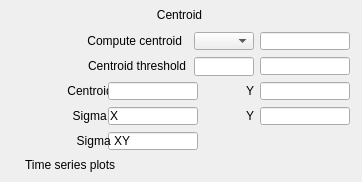
   <widget class="caFrame" name="caFrame_15">
    <property name="geometry">
     <rect>
      <x>390</x>
      <y>280</y>
      <width>362</width>
      <height>182</height>
     </rect>
    </property>
    <widget class="caLabel" name="caLabel_22">
     <property name="geometry">
      <rect>
       <x>4</x>
       <y>81</y>
       <width>120</width>
       <height>20</height>
      </rect>
     </property>
     <property name="frameShape">
      <enum>QFrame::NoFrame</enum>
     </property>
     <property name="text">
      <string>Centroid X</string>
     </property>
     <property name="alignment">
      <set>Qt::AlignAbsolute|Qt::AlignRight|Qt::AlignTrailing|Qt::AlignVCenter</set>
     </property>
     <property name="fontScaleMode">
      <enum>ESimpleLabel::WidthAndHeight</enum>
     </property>
     <property name="foreground">
      <color>
       <red>0</red>
       <green>0</green>
       <blue>0</blue>
      </color>
     </property>
     <property name="background">
      <color alpha="0">
       <red>0</red>
       <green>0</green>
       <blue>0</blue>
      </color>
     </property>
    </widget>
    <widget class="caLineEdit" name="caLineEdit_14">
     <property name="geometry">
      <rect>
       <x>108</x>
       <y>82</y>
       <width>90</width>
       <height>18</height>
      </rect>
     </property>
     <property name="alignment">
      <set>Qt::AlignAbsolute|Qt::AlignLeading|Qt::AlignLeft|Qt::AlignVCenter</set>
     </property>
     <property name="channel" stdset="0">
      <string>$(P)$(R)CentroidX_RBV</string>
     </property>
     <property name="foreground">
      <color>
       <red>10</red>
       <green>0</green>
       <blue>184</blue>
      </color>
     </property>
     <property name="background">
      <color>
       <red>187</red>
       <green>187</green>
       <blue>187</blue>
      </color>
     </property>
     <property name="colorMode">
      <enum>caLineEdit::Static</enum>
     </property>
     <property name="precisionMode">
      <enum>caLineEdit::Channel</enum>
     </property>
     <property name="limitsMode">
      <enum>caLineEdit::Channel</enum>
     </property>
     <property name="maxValue">
      <double>1.000000000000000</double>
     </property>
     <property name="minValue">
      <double>0.000000000000000</double>
     </property>
     <property name="fontScaleMode">
      <enum>caLineEdit::WidthAndHeight</enum>
     </property>
     <property name="formatType">
      <enum>caLineEdit::decimal</enum>
     </property>
    </widget>
    <widget class="caLineEdit" name="caLineEdit_15">
     <property name="geometry">
      <rect>
       <x>260</x>
       <y>82</y>
       <width>90</width>
       <height>18</height>
      </rect>
     </property>
     <property name="alignment">
      <set>Qt::AlignAbsolute|Qt::AlignLeading|Qt::AlignLeft|Qt::AlignVCenter</set>
     </property>
     <property name="channel" stdset="0">
      <string>$(P)$(R)CentroidY_RBV</string>
     </property>
     <property name="foreground">
      <color>
       <red>10</red>
       <green>0</green>
       <blue>184</blue>
      </color>
     </property>
     <property name="background">
      <color>
       <red>187</red>
       <green>187</green>
       <blue>187</blue>
      </color>
     </property>
     <property name="colorMode">
      <enum>caLineEdit::Static</enum>
     </property>
     <property name="precisionMode">
      <enum>caLineEdit::Channel</enum>
     </property>
     <property name="limitsMode">
      <enum>caLineEdit::Channel</enum>
     </property>
     <property name="maxValue">
      <double>1.000000000000000</double>
     </property>
     <property name="minValue">
      <double>0.000000000000000</double>
     </property>
     <property name="fontScaleMode">
      <enum>caLineEdit::WidthAndHeight</enum>
     </property>
     <property name="formatType">
      <enum>caLineEdit::decimal</enum>
     </property>
    </widget>
    <widget class="caLabel" name="caLabel_23">
     <property name="geometry">
      <rect>
       <x>224</x>
       <y>81</y>
       <width>30</width>
       <height>20</height>
      </rect>
     </property>
     <property name="frameShape">
      <enum>QFrame::NoFrame</enum>
     </property>
     <property name="text">
      <string>Y</string>
     </property>
     <property name="alignment">
      <set>Qt::AlignAbsolute|Qt::AlignRight|Qt::AlignTrailing|Qt::AlignVCenter</set>
     </property>
     <property name="fontScaleMode">
      <enum>ESimpleLabel::WidthAndHeight</enum>
     </property>
     <property name="foreground">
      <color>
       <red>0</red>
       <green>0</green>
       <blue>0</blue>
      </color>
     </property>
     <property name="background">
      <color alpha="0">
       <red>0</red>
       <green>0</green>
       <blue>0</blue>
      </color>
     </property>
    </widget>
    <widget class="caLineEdit" name="caLineEdit_16">
     <property name="geometry">
      <rect>
       <x>260</x>
       <y>107</y>
       <width>90</width>
       <height>18</height>
      </rect>
     </property>
     <property name="alignment">
      <set>Qt::AlignAbsolute|Qt::AlignLeading|Qt::AlignLeft|Qt::AlignVCenter</set>
     </property>
     <property name="channel" stdset="0">
      <string>$(P)$(R)SigmaY_RBV</string>
     </property>
     <property name="foreground">
      <color>
       <red>10</red>
       <green>0</green>
       <blue>184</blue>
      </color>
     </property>
     <property name="background">
      <color>
       <red>187</red>
       <green>187</green>
       <blue>187</blue>
      </color>
     </property>
     <property name="colorMode">
      <enum>caLineEdit::Static</enum>
     </property>
     <property name="precisionMode">
      <enum>caLineEdit::Channel</enum>
     </property>
     <property name="limitsMode">
      <enum>caLineEdit::Channel</enum>
     </property>
     <property name="maxValue">
      <double>1.000000000000000</double>
     </property>
     <property name="minValue">
      <double>0.000000000000000</double>
     </property>
     <property name="fontScaleMode">
      <enum>caLineEdit::WidthAndHeight</enum>
     </property>
     <property name="formatType">
      <enum>caLineEdit::decimal</enum>
     </property>
    </widget>
    <widget class="caLabel" name="caLabel_24">
     <property name="geometry">
      <rect>
       <x>224</x>
       <y>106</y>
       <width>30</width>
       <height>20</height>
      </rect>
     </property>
     <property name="frameShape">
      <enum>QFrame::NoFrame</enum>
     </property>
     <property name="text">
      <string>Y</string>
     </property>
     <property name="alignment">
      <set>Qt::AlignAbsolute|Qt::AlignRight|Qt::AlignTrailing|Qt::AlignVCenter</set>
     </property>
     <property name="fontScaleMode">
      <enum>ESimpleLabel::WidthAndHeight</enum>
     </property>
     <property name="foreground">
      <color>
       <red>0</red>
       <green>0</green>
       <blue>0</blue>
      </color>
     </property>
     <property name="background">
      <color alpha="0">
       <red>0</red>
       <green>0</green>
       <blue>0</blue>
      </color>
     </property>
    </widget>
    <widget class="caMenu" name="caMenu_4">
     <property name="geometry">
      <rect>
       <x>194</x>
       <y>32</y>
       <width>60</width>
       <height>18</height>
      </rect>
     </property>
     <property name="channel" stdset="0">
      <string>$(P)$(R)ComputeCentroid</string>
     </property>
     <property name="colorMode">
      <enum>caMenu::Static</enum>
     </property>
     <property name="foreground">
      <color>
       <red>0</red>
       <green>0</green>
       <blue>0</blue>
      </color>
     </property>
     <property name="background">
      <color>
       <red>115</red>
       <green>223</green>
       <blue>255</blue>
      </color>
     </property>
    </widget>
    <widget class="caLineEdit" name="caLineEdit_17">
     <property name="geometry">
      <rect>
       <x>260</x>
       <y>32</y>
       <width>90</width>
       <height>18</height>
      </rect>
     </property>
     <property name="alignment">
      <set>Qt::AlignAbsolute|Qt::AlignLeading|Qt::AlignLeft|Qt::AlignVCenter</set>
     </property>
     <property name="channel" stdset="0">
      <string>$(P)$(R)ComputeCentroid_RBV</string>
     </property>
     <property name="foreground">
      <color>
       <red>10</red>
       <green>0</green>
       <blue>184</blue>
      </color>
     </property>
     <property name="background">
      <color>
       <red>70</red>
       <green>70</green>
       <blue>70</blue>
      </color>
     </property>
     <property name="colorMode">
      <enum>caLineEdit::Alarm_Static</enum>
     </property>
     <property name="precisionMode">
      <enum>caLineEdit::Channel</enum>
     </property>
     <property name="limitsMode">
      <enum>caLineEdit::Channel</enum>
     </property>
     <property name="maxValue">
      <double>1.000000000000000</double>
     </property>
     <property name="minValue">
      <double>0.000000000000000</double>
     </property>
     <property name="fontScaleMode">
      <enum>caLineEdit::WidthAndHeight</enum>
     </property>
     <property name="formatType">
      <enum>caLineEdit::decimal</enum>
     </property>
    </widget>
    <widget class="caLabel" name="caLabel_25">
     <property name="geometry">
      <rect>
       <x>-10</x>
       <y>31</y>
       <width>192</width>
       <height>20</height>
      </rect>
     </property>
     <property name="frameShape">
      <enum>QFrame::NoFrame</enum>
     </property>
     <property name="text">
      <string>Compute centroid</string>
     </property>
     <property name="alignment">
      <set>Qt::AlignAbsolute|Qt::AlignRight|Qt::AlignTrailing|Qt::AlignVCenter</set>
     </property>
     <property name="fontScaleMode">
      <enum>ESimpleLabel::WidthAndHeight</enum>
     </property>
     <property name="foreground">
      <color>
       <red>0</red>
       <green>0</green>
       <blue>0</blue>
      </color>
     </property>
     <property name="background">
      <color alpha="0">
       <red>0</red>
       <green>0</green>
       <blue>0</blue>
      </color>
     </property>
    </widget>
    <widget class="caFrame" name="caFrame_16">
     <property name="geometry">
      <rect>
       <x>125</x>
       <y>5</y>
       <width>112</width>
       <height>23</height>
      </rect>
     </property>
     <widget class="caGraphics" name="caRectangle_9">
      <property name="geometry">
       <rect>
        <x>0</x>
        <y>0</y>
        <width>110</width>
        <height>21</height>
       </rect>
      </property>
      <property name="foreground">
       <color>
        <red>218</red>
        <green>218</green>
        <blue>218</blue>
       </color>
      </property>
      <property name="linestyle" stdset="0">
       <enum>caGraphics::Solid</enum>
      </property>
      <property name="fillstyle" stdset="0">
       <enum>caGraphics::Filled</enum>
      </property>
      <property name="lineColor">
       <color>
        <red>218</red>
        <green>218</green>
        <blue>218</blue>
       </color>
      </property>
      <property name="form">
       <enum>caGraphics::Rectangle</enum>
      </property>
     </widget>
     <widget class="caLabel" name="caLabel_26">
      <property name="geometry">
       <rect>
        <x>3</x>
        <y>0</y>
        <width>103</width>
        <height>20</height>
       </rect>
      </property>
      <property name="frameShape">
       <enum>QFrame::NoFrame</enum>
      </property>
      <property name="text">
       <string>Centroid</string>
      </property>
      <property name="alignment">
       <set>Qt::AlignAbsolute|Qt::AlignCenter|Qt::AlignHCenter|Qt::AlignVCenter</set>
      </property>
      <property name="fontScaleMode">
       <enum>ESimpleLabel::WidthAndHeight</enum>
      </property>
      <property name="foreground">
       <color>
        <red>10</red>
        <green>0</green>
        <blue>184</blue>
       </color>
      </property>
      <property name="background">
       <color alpha="0">
        <red>10</red>
        <green>0</green>
        <blue>184</blue>
       </color>
      </property>
     </widget>
    </widget>
    <widget class="caLabel" name="caLabel_27">
     <property name="geometry">
      <rect>
       <x>-30</x>
       <y>56</y>
       <width>216</width>
       <height>20</height>
      </rect>
     </property>
     <property name="frameShape">
      <enum>QFrame::NoFrame</enum>
     </property>
     <property name="text">
      <string>Centroid threshold</string>
     </property>
     <property name="alignment">
      <set>Qt::AlignAbsolute|Qt::AlignRight|Qt::AlignTrailing|Qt::AlignVCenter</set>
     </property>
     <property name="fontScaleMode">
      <enum>ESimpleLabel::WidthAndHeight</enum>
     </property>
     <property name="foreground">
      <color>
       <red>0</red>
       <green>0</green>
       <blue>0</blue>
      </color>
     </property>
     <property name="background">
      <color alpha="0">
       <red>0</red>
       <green>0</green>
       <blue>0</blue>
      </color>
     </property>
    </widget>
    <widget class="caTextEntry" name="caTextEntry_7">
     <property name="geometry">
      <rect>
       <x>194</x>
       <y>57</y>
       <width>60</width>
       <height>19</height>
      </rect>
     </property>
     <property name="channel" stdset="0">
      <string>$(P)$(R)CentroidThreshold</string>
     </property>
     <property name="foreground">
      <color>
       <red>0</red>
       <green>0</green>
       <blue>0</blue>
      </color>
     </property>
     <property name="background">
      <color>
       <red>115</red>
       <green>223</green>
       <blue>255</blue>
      </color>
     </property>
     <property name="colorMode">
      <enum>caLineEdit::Static</enum>
     </property>
     <property name="precisionMode">
      <enum>caLineEdit::Channel</enum>
     </property>
     <property name="limitsMode">
      <enum>caLineEdit::Channel</enum>
     </property>
     <property name="maxValue">
      <double>1.000000000000000</double>
     </property>
     <property name="minValue">
      <double>0.000000000000000</double>
     </property>
     <property name="fontScaleMode">
      <enum>caLineEdit::WidthAndHeight</enum>
     </property>
     <property name="formatType">
      <enum>caLineEdit::decimal</enum>
     </property>
    </widget>
    <widget class="caLineEdit" name="caLineEdit_18">
     <property name="geometry">
      <rect>
       <x>260</x>
       <y>57</y>
       <width>90</width>
       <height>18</height>
      </rect>
     </property>
     <property name="alignment">
      <set>Qt::AlignAbsolute|Qt::AlignLeading|Qt::AlignLeft|Qt::AlignVCenter</set>
     </property>
     <property name="channel" stdset="0">
      <string>$(P)$(R)CentroidThreshold_RBV</string>
     </property>
     <property name="foreground">
      <color>
       <red>10</red>
       <green>0</green>
       <blue>184</blue>
      </color>
     </property>
     <property name="background">
      <color>
       <red>187</red>
       <green>187</green>
       <blue>187</blue>
      </color>
     </property>
     <property name="colorMode">
      <enum>caLineEdit::Static</enum>
     </property>
     <property name="precisionMode">
      <enum>caLineEdit::Channel</enum>
     </property>
     <property name="limitsMode">
      <enum>caLineEdit::Channel</enum>
     </property>
     <property name="maxValue">
      <double>1.000000000000000</double>
     </property>
     <property name="minValue">
      <double>0.000000000000000</double>
     </property>
     <property name="fontScaleMode">
      <enum>caLineEdit::WidthAndHeight</enum>
     </property>
     <property name="formatType">
      <enum>caLineEdit::decimal</enum>
     </property>
    </widget>
    <widget class="caGraphics" name="caRectangle_10">
     <property name="geometry">
      <rect>
       <x>0</x>
       <y>0</y>
       <width>360</width>
       <height>180</height>
      </rect>
     </property>
     <property name="foreground">
      <color>
       <red>0</red>
       <green>0</green>
       <blue>0</blue>
      </color>
     </property>
     <property name="linestyle" stdset="0">
      <enum>caGraphics::Solid</enum>
     </property>
     <property name="lineColor">
      <color>
       <red>0</red>
       <green>0</green>
       <blue>0</blue>
      </color>
     </property>
     <property name="form">
      <enum>caGraphics::Rectangle</enum>
     </property>
     <property name="background" stdset="0">
      <color alpha="0">
       <red>0</red>
       <green>0</green>
       <blue>0</blue>
      </color>
     </property>
    </widget>
    <widget class="caFrame" name="caFrame_17">
     <property name="geometry">
      <rect>
       <x>34</x>
       <y>106</y>
       <width>166</width>
       <height>22</height>
      </rect>
     </property>
     <widget class="caLineEdit" name="caLineEdit_19">
      <property name="geometry">
       <rect>
        <x>74</x>
        <y>1</y>
        <width>90</width>
        <height>18</height>
       </rect>
      </property>
      <property name="alignment">
       <set>Qt::AlignAbsolute|Qt::AlignLeading|Qt::AlignLeft|Qt::AlignVCenter</set>
      </property>
      <property name="channel" stdset="0">
       <string>$(P)$(R)SigmaX_RBV</string>
      </property>
      <property name="foreground">
       <color>
        <red>10</red>
        <green>0</green>
        <blue>184</blue>
       </color>
      </property>
      <property name="background">
       <color>
        <red>187</red>
        <green>187</green>
        <blue>187</blue>
       </color>
      </property>
      <property name="colorMode">
       <enum>caLineEdit::Static</enum>
      </property>
      <property name="precisionMode">
       <enum>caLineEdit::Channel</enum>
      </property>
      <property name="limitsMode">
       <enum>caLineEdit::Channel</enum>
      </property>
      <property name="maxValue">
       <double>1.000000000000000</double>
      </property>
      <property name="minValue">
       <double>0.000000000000000</double>
      </property>
      <property name="fontScaleMode">
       <enum>caLineEdit::WidthAndHeight</enum>
      </property>
      <property name="formatType">
       <enum>caLineEdit::decimal</enum>
      </property>
     </widget>
     <widget class="caLabel" name="caLabel_28">
      <property name="geometry">
       <rect>
        <x>0</x>
        <y>0</y>
        <width>84</width>
        <height>20</height>
       </rect>
      </property>
      <property name="frameShape">
       <enum>QFrame::NoFrame</enum>
      </property>
      <property name="text">
       <string>Sigma X</string>
      </property>
      <property name="alignment">
       <set>Qt::AlignAbsolute|Qt::AlignRight|Qt::AlignTrailing|Qt::AlignVCenter</set>
      </property>
      <property name="fontScaleMode">
       <enum>ESimpleLabel::WidthAndHeight</enum>
      </property>
      <property name="foreground">
       <color>
        <red>0</red>
        <green>0</green>
        <blue>0</blue>
       </color>
      </property>
      <property name="background">
       <color alpha="0">
        <red>0</red>
        <green>0</green>
        <blue>0</blue>
       </color>
      </property>
     </widget>
    </widget>
    <widget class="caLineEdit" name="caLineEdit_20">
     <property name="geometry">
      <rect>
       <x>108</x>
       <y>132</y>
       <width>90</width>
       <height>18</height>
      </rect>
     </property>
     <property name="alignment">
      <set>Qt::AlignAbsolute|Qt::AlignLeading|Qt::AlignLeft|Qt::AlignVCenter</set>
     </property>
     <property name="channel" stdset="0">
      <string>$(P)$(R)SigmaXY_RBV</string>
     </property>
     <property name="foreground">
      <color>
       <red>10</red>
       <green>0</green>
       <blue>184</blue>
      </color>
     </property>
     <property name="background">
      <color>
       <red>187</red>
       <green>187</green>
       <blue>187</blue>
      </color>
     </property>
     <property name="colorMode">
      <enum>caLineEdit::Static</enum>
     </property>
     <property name="precisionMode">
      <enum>caLineEdit::Channel</enum>
     </property>
     <property name="limitsMode">
      <enum>caLineEdit::Channel</enum>
     </property>
     <property name="maxValue">
      <double>1.000000000000000</double>
     </property>
     <property name="minValue">
      <double>0.000000000000000</double>
     </property>
     <property name="fontScaleMode">
      <enum>caLineEdit::WidthAndHeight</enum>
     </property>
     <property name="formatType">
      <enum>caLineEdit::decimal</enum>
     </property>
    </widget>
    <widget class="caLabel" name="caLabel_29">
     <property name="geometry">
      <rect>
       <x>34</x>
       <y>131</y>
       <width>96</width>
       <height>20</height>
      </rect>
     </property>
     <property name="frameShape">
      <enum>QFrame::NoFrame</enum>
     </property>
     <property name="text">
      <string>Sigma XY</string>
     </property>
     <property name="alignment">
      <set>Qt::AlignAbsolute|Qt::AlignRight|Qt::AlignTrailing|Qt::AlignVCenter</set>
     </property>
     <property name="fontScaleMode">
      <enum>ESimpleLabel::WidthAndHeight</enum>
     </property>
     <property name="foreground">
      <color>
       <red>0</red>
       <green>0</green>
       <blue>0</blue>
      </color>
     </property>
     <property name="background">
      <color alpha="0">
       <red>0</red>
       <green>0</green>
       <blue>0</blue>
      </color>
     </property>
    </widget>
    <widget class="caRelatedDisplay" name="caRelatedDisplay_2">
     <property name="geometry">
      <rect>
       <x>200</x>
       <y>155</y>
       <width>60</width>
       <height>20</height>
      </rect>
     </property>
     <property name="foreground">
      <color>
       <red>0</red>
       <green>0</green>
       <blue>0</blue>
      </color>
     </property>
     <property name="background">
      <color>
       <red>115</red>
       <green>223</green>
       <blue>255</blue>
      </color>
     </property>
     <property name="labels">
      <string>Centroid X;Centroid Y;Sigma X;Sigma Y;Sigma XY;All</string>
     </property>
     <property name="files">
      <string>NDTimeSeries.ui;NDTimeSeries.ui;NDTimeSeries.ui;NDTimeSeries.ui;NDTimeSeries.ui;NDTimeSeriesAll.ui</string>
     </property>
     <property name="args">
      <string>P=$(P),R=$(R),PLT=TSCentroidY;P=$(P),R=$(R),PLT=TSCentroidX;P=$(P),R=$(R),PLT=TSSigmaX;P=$(P),R=$(R),PLT=TSSigmaY;P=$(P),R=$(R),PLT=TSSigmaXY;P=$(P),R=$(R)</string>
     </property>
     <property name="stackingMode" stdset="0">
      <enum>caRowColMenu::Menu</enum>
     </property>
     <property name="removeParent" stdset="0">
      <string>false;false;false;false;false;false</string>
     </property>
    </widget>
    <widget class="caLabel" name="caLabel_30">
     <property name="geometry">
      <rect>
       <x>25</x>
       <y>155</y>
       <width>204</width>
       <height>20</height>
      </rect>
     </property>
     <property name="frameShape">
      <enum>QFrame::NoFrame</enum>
     </property>
     <property name="text">
      <string>Time series plots</string>
     </property>
     <property name="alignment">
      <set>Qt::AlignAbsolute|Qt::AlignLeading|Qt::AlignLeft|Qt::AlignVCenter</set>
     </property>
     <property name="fontScaleMode">
      <enum>ESimpleLabel::WidthAndHeight</enum>
     </property>
     <property name="foreground">
      <color>
       <red>0</red>
       <green>0</green>
       <blue>0</blue>
      </color>
     </property>
     <property name="background">
      <color alpha="0">
       <red>0</red>
       <green>0</green>
       <blue>0</blue>
      </color>
     </property>
    </widget>
    <zorder>caRectangle_10</zorder>
    <zorder>caLabel_22</zorder>
    <zorder>caLineEdit_14</zorder>
    <zorder>caLineEdit_15</zorder>
    <zorder>caLabel_23</zorder>
    <zorder>caLineEdit_16</zorder>
    <zorder>caLabel_24</zorder>
    <zorder>caMenu_4</zorder>
    <zorder>caLineEdit_17</zorder>
    <zorder>caLabel_25</zorder>
    <zorder>caFrame_16</zorder>
    <zorder>caLabel_27</zorder>
    <zorder>caTextEntry_7</zorder>
    <zorder>caLineEdit_18</zorder>
    <zorder>caFrame_17</zorder>
    <zorder>caLineEdit_20</zorder>
    <zorder>caLabel_29</zorder>
    <zorder>caRelatedDisplay_2</zorder>
    <zorder>caLabel_30</zorder>
   </widget>
